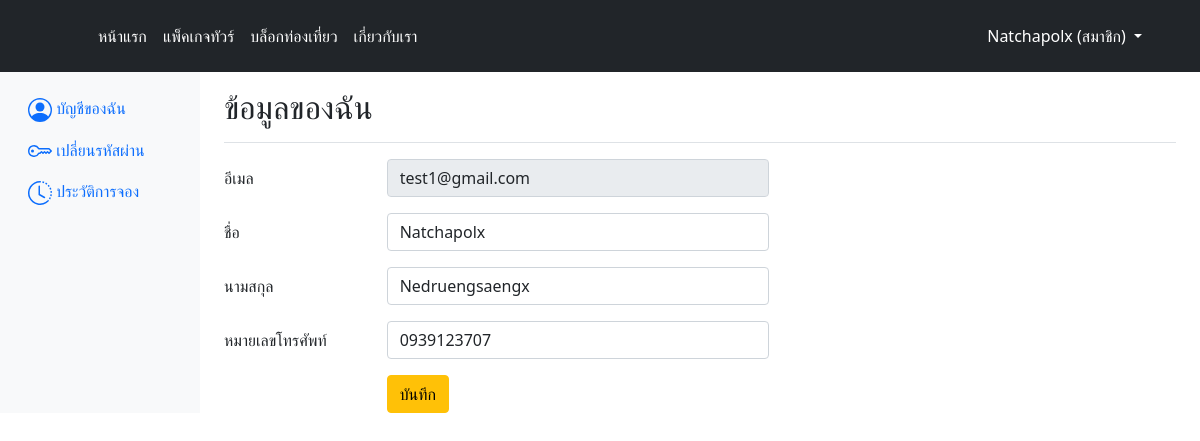
The page /tourlike/account_users.php (signed in) on the database its author committed.
### tables this page shows
CREATE TABLE `users` (
  `id` int(10) UNSIGNED NOT NULL,
  `fname` varchar(100) NOT NULL COMMENT 'ชื่อ',
  `lname` varchar(100) NOT NULL COMMENT 'นามสกุล',
  `email` varchar(100) NOT NULL COMMENT 'อีเมล',
  `password` varchar(100) NOT NULL COMMENT 'รหัสผ่าน',
  `tel` varchar(12) DEFAULT NULL COMMENT 'เบอร์โทร',
  `role_id` int(1) DEFAULT 1,
  `remember_token` varchar(255) DEFAULT NULL,
  `created_at` datetime NOT NULL DEFAULT current_timestamp() COMMENT 'วันที่สมัครสมาชิก'
);

### tourlike/database/function.php (called while the page is built, shortened)
<?php
    class DB_con {
        function __construct()
        {
            $conn = mysqli_connect(DB_SERVER, DB_USER, DB_PASS, DB_NAME);
            $this->dbcon = $conn;
        }
        public function accountuser($uid){
            $accuser = mysqli_query($this->dbcon, "SELECT * FROM users WHERE id = '$uid'");
            return $accuser;
        }
    }
?>

### tourlike/account_users.php (the view, shortened to what this page needs)
<?php
include 'layout/header.php';
include_once('database/function.php');
$db_handle = new DB_con();
include 'nav_account.php';
if(!isset($_SESSION['id'])){
echo "<script>window.location.href='index.php'</script>";
}else{
?>
<?php
    $uid = $_SESSION['id'];
    $datau = $db_handle->accountuser($uid);
    $users = mysqli_fetch_array($datau);
?>
    <main class="col-md-9 ms-sm-auto col-lg-10 px-md-4">
      <div class="d-flex justify-content-between flex-wrap flex-md-nowrap align-items-center pt-3 pb-2 mb-3 border-bottom">
        <h3 class="h2">ข้อมูลของฉัน</h3>
      </div>
      <form method="post">
                <div class="form-group row">
                      <label for="staticAcEmail" class="col-sm-2 col-form-label">อีเมล</label>
                      <div class="col-sm-5">
                      <input type="text" class="form-control" id="acemail" name="acemail" value="<?php echo $users['email']; ?>" disabled>
                      </div>
                  </div>
                  <div class="form-group row mt-3">
                      <label for="staticAcfname" class="col-sm-2 col-form-label">ชื่อ</label>
                      <div class="col-sm-5">
                      <input type="text" class="form-control" id="acfname" name="acfname" value="<?php echo $users['fname']; ?>">
                      </div>
                  </div>
                  <div class="form-group row mt-3">
                      <label for="staticAclname" class="col-sm-2 col-form-label">นามสกุล</label>
                      <div class="col-sm-5">
                      <input type="text" class="form-control" id="aclname" name="aclname" value="<?php echo $users['lname']; ?>">
                      </div>
                  </div>
                  <div class="form-group row mt-3">
                      <label for="staticActel" class="col-sm-2 col-form-label">หมายเลขโทรศัพท์</label>
                      <div class="col-sm-5">
                      <input type="text" class="form-control" id="actel" name="actel" value="<?php echo $users['tel']; ?>">
                      </div>
                  </div>
                  <div class="form-group row mt-3">
                      <label for="staticbtu" class="col-sm-2 col-form-label"></label>
                      <div class="col-sm-5">
                      <button type="submit" name="editaccount" id="editaccount" class="btn btn-warning">บันทึก</button>
                      </div>
                  </div>
    </form>
    </main>
  </div>
</div>
</body>
    <link rel="stylesheet" href="css/bootstrap.min.css">
</html>
<?php
}
?>

### rows shown on the page
users: acemail "test1@gmail.com", acfname "Natchapolx", aclname "Nedruengsaengx", actel "0939123707"

### other values the page prints
$_SESSION['name'] "Natchapolx"
$_SESSION['role'] "สมาชิก"
